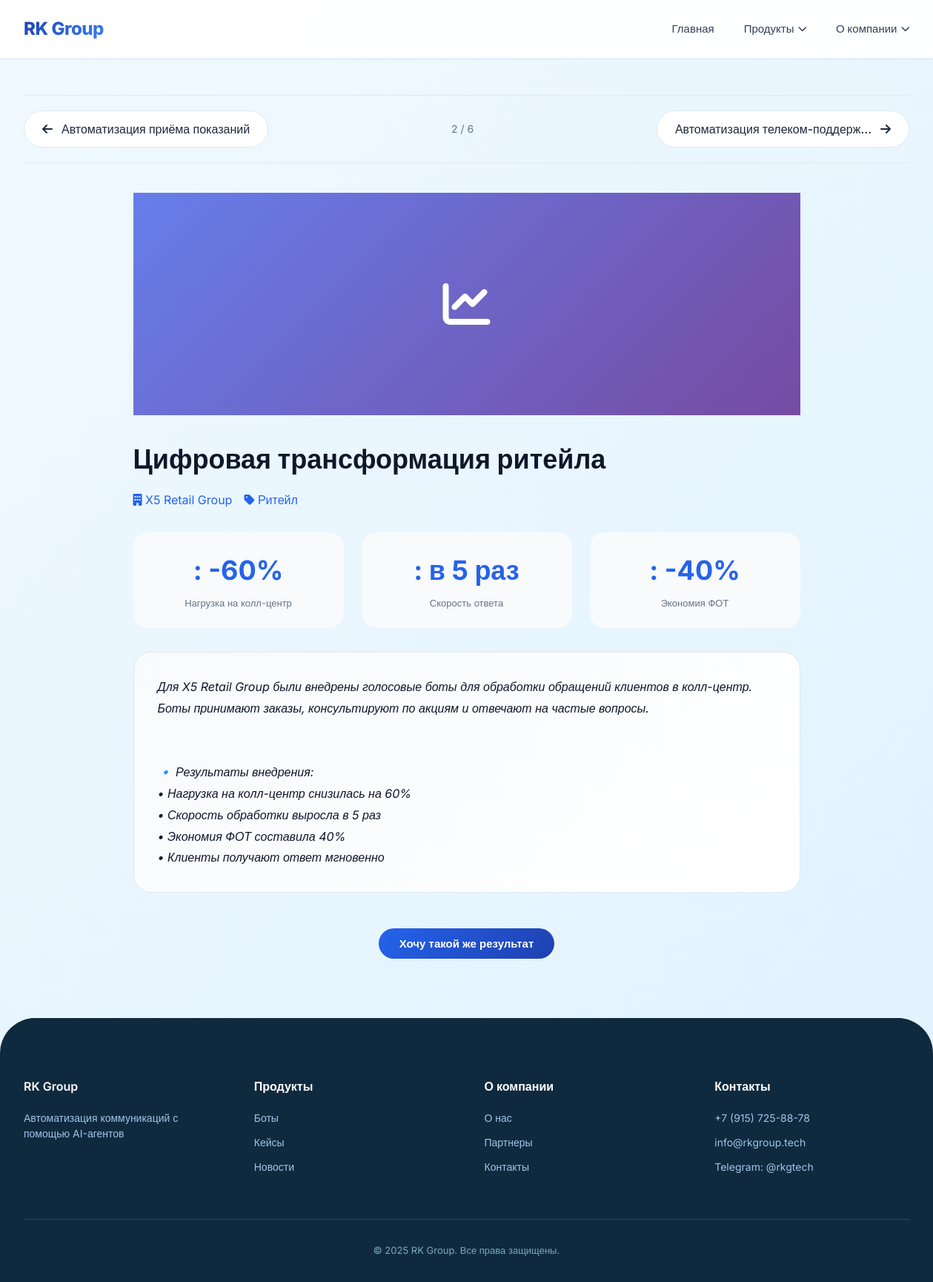
/cases/2/, run on the app's committed database.
### cases/models.py (models this page shows, shortened)
class Case(models.Model):
    title = models.CharField(max_length=200, verbose_name="Название кейса")
    company = models.CharField(max_length=200, verbose_name="Компания")
    category = models.CharField(max_length=100, blank=True, verbose_name="Категория")
    short_description = models.TextField(verbose_name="Краткое описание")
    full_description = models.TextField(verbose_name="Полное описание")
    image = models.ImageField(
        upload_to='cases/', blank=True, null=True,
        validators=[validate_image_size, validate_image_extension]
    )
    results = models.TextField(blank=True, verbose_name="Результаты")
    created_at = models.DateTimeField(auto_now_add=True)
    is_active = models.BooleanField(default=True)
    def get_results_list(self):
        results_list = []
        if self.results:
            for item in self.results.split('|'):
                if ':' in item:
                    key, value = item.split(':', 1)
                    results_list.append({'key': key.strip(), 'value': value.strip()})
        return results_list
    class Meta:
        verbose_name = "Кейс"
        verbose_name_plural = "Кейсы"
        ordering = ['-created_at']

### cases/views.py (the view)
# urls.py: path('<int:pk>/', views.CaseDetailView.as_view(), name='case_detail'),
class CaseDetailView(DetailView):
    model = Case
    template_name = 'cases/case_detail.html'
    context_object_name = 'case'
    def get_context_data(self, **kwargs):
        context = super().get_context_data(**kwargs)
        cases = list(Case.objects.filter(is_active=True).order_by('pk'))
        current_index = cases.index(self.object)
        if current_index > 0:
            context['prev_case'] = cases[current_index - 1]
        if current_index < len(cases) - 1:
            context['next_case'] = cases[current_index + 1]
        context['current_index'] = current_index + 1
        context['total_count'] = len(cases)
        return context

### services/excel_base.py (called while the page is built)
    def _get_archive_path(self):
        timestamp = datetime.now().strftime('%Y%m%d_%H%M%S')
        return os.path.join(self.backup_dir, f"backup_{timestamp}.xlsx")

    def _ensure_dir_exists(self, file_path):
        directory = os.path.dirname(file_path)
        if directory and not os.path.exists(directory):
            os.makedirs(directory, exist_ok=True)

    def auto_fit_columns(self, ws):
        for col in ws.columns:
            max_length = 0
            col_letter = get_column_letter(col[0].column)
            for cell in col:
                try:
                    if cell.value:
                        cell_length = len(str(cell.value))
                        if cell.row == 1:
                            cell_length = min(cell_length + 2, 60)
                        max_length = max(max_length, cell_length)
                except:
                    pass
            adjusted_width = min(max(max_length + 2, 10), 60)
            ws.column_dimensions[col_letter].width = adjusted_width

### services/visit_tracker.py (called while the page is built)
    def add_visit(self, ip, url, referer, user_agent, status):
        timestamp = datetime.now().strftime('%Y-%m-%d %H:%M:%S')
        row_data = [ip, timestamp, url, referer or '-', user_agent or '-', status]
        return self.writer.add_row('Посещения', row_data)

### templates/cases/case_detail.html (shortened to what this page needs)
{% extends 'base.html' %}
{% load static %}
{% block extra_css %}
<link rel="stylesheet" href="{% static 'css/cases.css' %}">
{% endblock %}
{% block content %}
<div class="container">
    <div class="case-navigation">
        {% if prev_case %}
        <a href="{% url 'cases:case_detail' prev_case.pk %}" class="nav-case-btn prev">
            <i class="fas fa-arrow-left"></i> {{ prev_case.title|truncatechars:30 }}
        </a>
        {% else %}
        <span class="nav-case-btn prev disabled"><i class="fas fa-arrow-left"></i> Предыдущий</span>
        {% endif %}
        <span class="case-counter">{{ current_index }} / {{ total_count }}</span>
        {% if next_case %}
        <a href="{% url 'cases:case_detail' next_case.pk %}" class="nav-case-btn next">
            {{ next_case.title|truncatechars:30 }} <i class="fas fa-arrow-right"></i>
        </a>
        {% else %}
        <span class="nav-case-btn next disabled">Следующий <i class="fas fa-arrow-right"></i></span>
        {% endif %}
    </div>
    <div class="case-detail-container">
        {% if case.image %}
        <img src="{{ case.image.url }}" alt="{{ case.title }}" class="case-detail-image" style="width: 100%; border-radius: 24px; margin-bottom: 32px;">
        {% else %}
        <div class="case-card-image" style="height: 300px; background: linear-gradient(135deg, #667eea, #764ba2); display: flex; align-items: center; justify-content: center;">
            <i class="fas fa-chart-line" style="font-size: 64px; color: white;"></i>
        </div>
        {% endif %}
        <h1 style="font-size: 36px; margin: 32px 0 16px;">{{ case.title }}</h1>
        <div style="color: #2563eb; margin-bottom: 24px; display: flex; gap: 16px; flex-wrap: wrap;">
            <span><i class="fas fa-building"></i> {{ case.company }}</span>
            {% if case.category %}
            <span><i class="fas fa-tag"></i> {{ case.category }}</span>
            {% endif %}
        </div>
        <div class="case-results-grid">
            {% for result in case.get_results_list %}
            <div class="case-result-card">
                <div class="case-result-value">{{ result.value }}</div>
                <div class="case-result-label">{{ result.key }}</div>
            </div>
            {% endfor %}
        </div>
        <div class="testimonial-block">
            <div style="white-space: pre-line; line-height: 1.8;">{{ case.full_description|linebreaks }}</div>
        </div>
        <div style="text-align: center; margin: 48px 0;">
            <button class="btn js-open-modal" data-modal="consultation-modal">Хочу такой же результат</button>
        </div>
    </div>
</div>
{% endblock %}

### static/css/base.css (style rules this page uses)
:root { --bg-dark: #0a0f1f; --bg-card: rgba(15, 25, 45, 0.7); --border-glass: rgba(255, 255, 255, 0.08); --color-accent: #3b82f6; --color-accent-light: #60a5fa; --color-purple: #8b5cf6; --text-white: #ffffff; --text-gray: #94a3b8; --transition: all 0.3s cubic-bezier(0.25, 0.46, 0.45, 0.94); --shadow-glow: 0 0 20px rgba(59, 130, 246, 0.3); --ease-out: cubic-bezier(0.25, 0.46, 0.45, 0.94); }
* { margin: 0; padding: 0; box-sizing: border-box; }
body { font-family: 'Inter', 'Manrope', sans-serif; background: linear-gradient(135deg, #f0f9ff 0%, #e0f2fe 100%); color: #0f172a; line-height: 1.5; -webkit-font-smoothing: antialiased; }
.container { max-width: 1280px; margin: 0 auto; padding: 0 32px; }
.btn { display: inline-flex; align-items: center; gap: 12px; background: linear-gradient(135deg, #2563eb, #1e40af); color: white; border: none; border-radius: 40px; padding: 12px 28px; font-weight: 600; font-size: 15px; cursor: pointer; transition: var(--transition); text-decoration: none; position: relative; overflow: hidden; }
.btn::before { content: ''; position: absolute; top: 0; left: -100%; width: 100%; height: 100%; background: linear-gradient(90deg, transparent, rgba(255,255,255,0.3), transparent); transition: left 0.5s; }

### static/css/cases.css (style rules this page uses)
.case-card-image { height: 200px; background: linear-gradient(135deg, #667eea, #764ba2); display: flex; align-items: center; justify-content: center; color: white; font-size: 48px; }
.case-detail-container { max-width: 900px; margin: 0 auto; }
.case-results-grid { display: grid; grid-template-columns: repeat(3, 1fr); gap: 24px; margin: 32px 0; }
.case-result-card { text-align: center; padding: 24px 20px; background: #f8fafc; border-radius: 20px; transition: all 0.3s ease; }
.case-result-value { font-size: 36px; font-weight: 700; color: #2563eb; margin-bottom: 8px; }
.case-result-label { color: #64748b; font-size: 13px; }
.testimonial-block { background: linear-gradient(135deg, #f8fafc, #ffffff); border-radius: 24px; padding: 32px; margin: 32px 0; border: 1px solid #e2e8f0; font-style: italic; }
.case-navigation { display: flex; justify-content: space-between; align-items: center; margin: 48px 0 40px; padding: 20px 0; border-top: 1px solid #e2e8f0; border-bottom: 1px solid #e2e8f0; }
.nav-case-btn { display: inline-flex; align-items: center; gap: 12px; padding: 12px 24px; background: white; border: 1px solid #e2e8f0; border-radius: 40px; text-decoration: none; color: #1e293b; font-weight: 500; transition: all 0.3s ease; }
.case-counter { font-size: 14px; color: #64748b; }

### data on the page
Case: title "Автоматизация приёма показаний"
Case: title "Автоматизация телеком-поддерж…"
Case: title "Цифровая трансформация ритейла", company "X5 Retail Group", category "Ритейл", full_description "Для X5 Retail Group были внедрены голосовые боты для обработки обращений клиентов в колл-центр. Боты принимают заказы, консультируют по акциям и отвечают на частые вопросы. 🔹 Результаты внедрения: • Нагрузка на колл-центр снизилась на 60% • Скорость обработки выросла в 5 раз • Экономия ФОТ составила 40% • Клиенты получают ответ мгновенно"

### other printed values
{{ current_index }} "2"
{{ total_count }} "6"
{{ result.value }} ": -60%" ": в 5 раз" ": -40%"
{{ result.key }} "Нагрузка на колл-центр" "Скорость ответа" "Экономия ФОТ"
